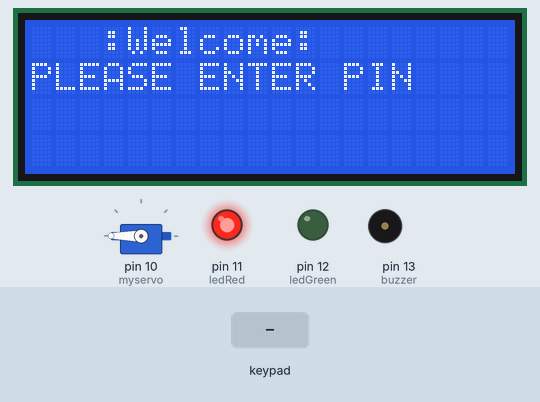
A sketch run on a simulated Arduino Uno, built with avr-gcc and run on an emulated ATmega328P. Parts: servo, 20×4 character LCD, output pins drawn as LEDs (lit = HIGH), buzzer (waves = sounding, pin HIGH). The test bench sets the inputs (shaded band). What the sketch prints to the serial monitor is not drawn.

Above: at 1.2 s.
1.3 s: keypad keys 1 1 2 2 3 3 4 4 pressed 0.4 s apart
At 5.7 s:
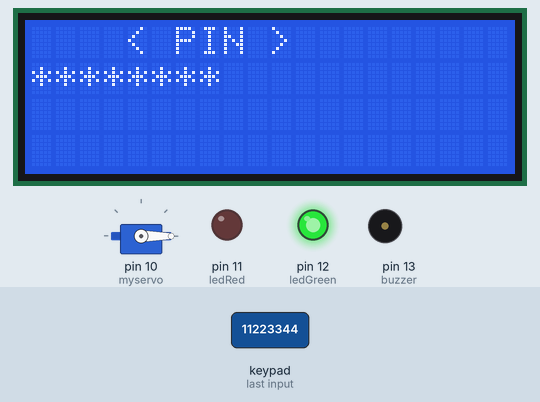
6.0 s: key '#' pressed
At 7.7 s:
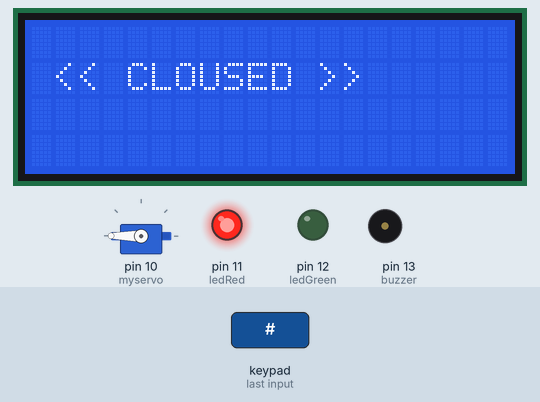
8.4 s: keypad keys 1 1 2 2 3 3 4 4 # pressed 0.4 s apart
At 12.8 s:
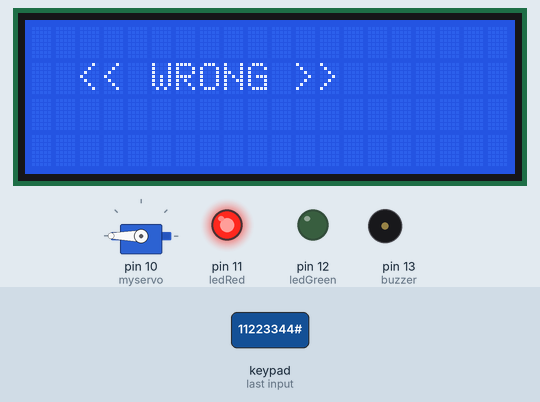
15.0 s: keypad keys 1 1 2 2 3 3 4 4 * pressed 0.4 s apart
At 15.26 s:
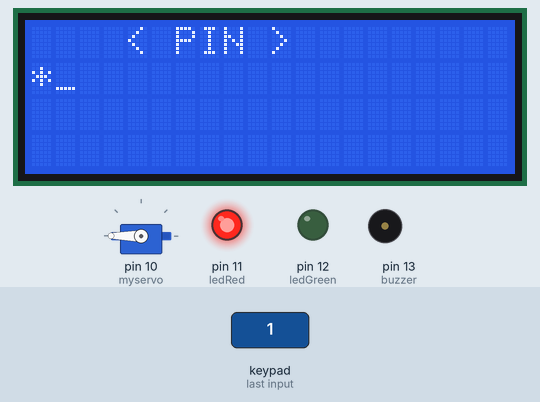
21.6 s: keypad keys 1 3 9 7 2 2 2 2 pressed 0.4 s apart
At 22.26 s:
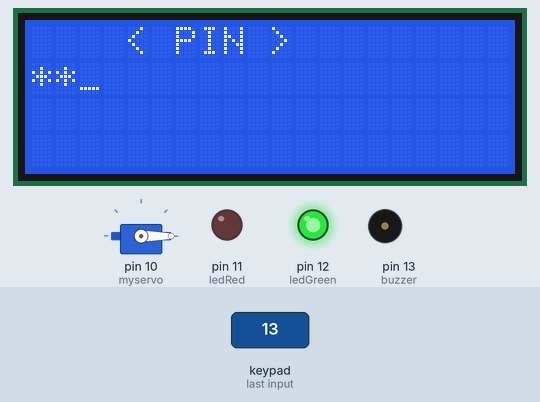
26.3 s: key '5' pressed
At 28.0 s:
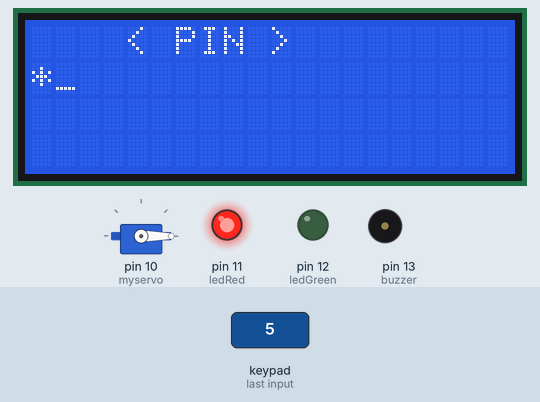
Timing chart, 0 to 29.5 s (numbered marks = the images above; inputs shaded):
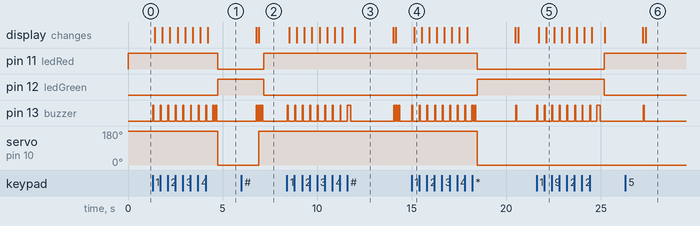

The sketch:

codeShem1.ino
```cpp
#include <Password.h>
#include <Keypad.h>
#include <LiquidCrystal.h>
#include <Servo.h>
#include <Wire.h>
#include <LiquidCrystal_I2C.h>


LiquidCrystal_I2C lcd(0x3F,20,4);  // set LCD

Servo myservo;

Password password = Password("11223344");  // password
int dlugosc = 8;                        // length of the password


int ledRed = 11;
int ledGreen = 12;
int buzzer = 13;
//int relay = 10;

int ilosc; // number of clicks

const byte ROWS = 4; // rows
const byte COLS = 3; // cols

char keys[ROWS][COLS] =
{
  {'1','2','3'},
  {'4','5','6'},
  {'7','8','9'},
  {'*','0','#'}
};

byte rowPins[ROWS] = {8,7,6,5};
byte colPins[COLS] = {4,3,2};

Keypad keypad = Keypad( makeKeymap(keys), rowPins, colPins, ROWS, COLS );

void setup()
{
  myservo.write(360);
  myservo.attach(10);
  Serial.begin(9600);
  keypad.addEventListener(keypadEvent);
  pinMode(ledRed, OUTPUT);
  pinMode(ledGreen, OUTPUT);
  pinMode(buzzer, OUTPUT);
//  pinMode(relay, OUTPUT);

  digitalWrite(ledRed, HIGH);
  digitalWrite(ledGreen, LOW);
  //digitalWrite(relay,LOW);

  lcd.init();
  lcd.backlight();

  lcd.setCursor(1,0);
  lcd.print("  :Welcome:");
  lcd.setCursor(0,1);
  lcd.print("PLEASE ENTER PIN");
}

void loop()
{
  keypad.getKey();
}
void keypadEvent(KeypadEvent eKey)
{
  switch (keypad.getState())
  {
    case PRESSED:

  int i;
  for( i = 1; i <= 1; i++ )
  {
    digitalWrite(buzzer, HIGH);
    delay(50);
    digitalWrite(buzzer, LOW);
    delay(50);
  }

  Serial.print("Pressed: ");
  Serial.println(eKey);

  switch (eKey)
  {

  case '#':{
    lcd.clear();
    lcd.setCursor(0,1);
    lcd.print(" << CLOUSED >>");
    myservo.write(360);
    int i;

    for( i = 1; i <= 2; i++ )
    {
    digitalWrite(buzzer, HIGH);
    delay(70);
    digitalWrite(buzzer, LOW);
    delay(70);
    }

    digitalWrite(ledRed, HIGH);
    digitalWrite(ledGreen, LOW);
    break;
  }
  case '*':{
    password.reset();
    ilosc = 0;
    lcd.clear();
    lcd.setCursor(1,0);
    lcd.print("  :Welcome:");
    lcd.setCursor(0,1);
    lcd.print("PLEASE ENTER PIN");
  break;
  }
  //break;


  default:
  ilosc=ilosc+1;
  password.append(eKey);
  }
  //Serial.println(ilosc);

  if(ilosc == 1)
  {
    lcd.clear();
    lcd.setCursor(1,0);
    lcd.print("   < PIN >");
    lcd.setCursor(0,1);
    lcd.print("*_");
  }
  if(ilosc == 2)
  {
    lcd.clear();
    lcd.setCursor(1,0);
    lcd.print("   < PIN >");
    lcd.setCursor(0,1);
    lcd.print("**_");
  }
  if(ilosc == 3)
  {
    lcd.clear();
    lcd.setCursor(1,0);
    lcd.print("   < PIN >");
    lcd.setCursor(0,1);
    lcd.print("***_");
  }
  if(ilosc == 4)
  {
    lcd.clear();
    lcd.setCursor(1,0);
    lcd.print("   < PIN >");
    lcd.setCursor(0,1);
    lcd.print("****_");
  }
  if(ilosc == 5)
  {
    lcd.clear();
    lcd.setCursor(1,0);
    lcd.print("   < PIN >");
    lcd.setCursor(0,1);
    lcd.print("*****_");
  }
  if(ilosc == 6)
  {
    lcd.clear();
    lcd.setCursor(1,0);
    lcd.print("   < PIN >");
    lcd.setCursor(0,1);
    lcd.print("******_");
  }
  if(ilosc == 7)
  {
    lcd.clear();
    lcd.setCursor(1,0);
    lcd.print("   < PIN >");
    lcd.setCursor(0,1);
    lcd.print("*******_");
  }
  if(ilosc == 8)
  {
    lcd.clear();
    lcd.setCursor(1,0);
    lcd.print("   < PIN >");
    lcd.setCursor(0,1);
    lcd.print("********");
  }

  if(ilosc == dlugosc)
  {
    delay(250);
    checkPassword();
    ilosc = 0;
  }
//*******************************************
}
}

void checkPassword()
{
  if (password.evaluate())
  {
int i;
for( i = 1; i <= 2; i++ )
{
  digitalWrite(buzzer, HIGH);
  delay(70);
  digitalWrite(buzzer, LOW);
  delay(70);
}
    ilosc = 0;

    Serial.println("Success");

    digitalWrite(ledRed, LOW);
    digitalWrite(ledGreen, HIGH);

    //digitalWrite(relay,HIGH);
    myservo.write(0);
    delay(2000);
     //digitalWrite(relay,LOW);


    lcd.clear();
    lcd.setCursor(0,1);
    lcd.print(" << SUCCESS >>");
 }
  else
  {
int i;
for( i = 1; i <= 1; i++ )
{
  digitalWrite(buzzer, HIGH);
  delay(200);
  digitalWrite(buzzer, LOW);
  delay(200);
}
    ilosc = 0;
    password.reset();

    Serial.println("Wrong");

    digitalWrite(ledGreen, LOW);
    digitalWrite(ledRed, HIGH);

    lcd.clear();
    lcd.setCursor(0,1);
    lcd.print("  << WRONG >>");
    delay(2000);

    lcd.clear();
    lcd.setCursor(1,0);
    lcd.print("  :Welcome:");
    lcd.setCursor(0,1);
    lcd.print("PLEASE ENTER PIN");
  }
}
```

Measured:
- after the input at 1.3 s, pin 11 (ledRed): HIGH → LOW after 3.5 s; pin 12 (ledGreen): LOW → HIGH after 3.5 s; pin 13 (buzzer): goes 8 × (HIGH 0.05 s, LOW 0.35 s), HIGH 0.07 s, LOW 0.07 s, HIGH 0.07 s, then LOW, starting at once; servo on pin 10 (myservo): 180° → 0° after 3.5 s; the display: first changes after 0.12 s (image 1 shows a later state)
- after the input at 6.0 s, pin 11 (ledRed): LOW → HIGH after 1.2 s; pin 12 (ledGreen): HIGH → LOW after 1.2 s
- after the input at 8.4 s, the display: first changes after 0.12 s (image 3 shows a later state)
- after the input at 15.0 s, pin 11 (ledRed): HIGH → LOW after 3.5 s; pin 12 (ledGreen): LOW → HIGH after 3.5 s; pin 13 (buzzer): goes 8 × (HIGH 0.05 s, LOW 0.35 s), HIGH 0.07 s, LOW 0.07 s, HIGH 0.07 s, LOW 2.1 s, HIGH 0.05 s, then LOW, starting at once; servo on pin 10 (myservo): 180° → 0° after 3.5 s; the display: changes after 0.12 s (image 4)
- after the input at 21.6 s, pin 11 (ledRed): LOW → HIGH after 3.6 s; pin 12 (ledGreen): HIGH → LOW after 3.6 s; pin 13 (buzzer): goes 8 × (HIGH 0.05 s, LOW 0.35 s), HIGH 0.20 s, then LOW, starting at once; the display: first changes after 0.12 s (image 5 shows a later state)
- after the input at 26.3 s, pin 13 (buzzer): LOW → HIGH after 0.94 s, → LOW 0.05 s later; the display: first differs from a run without the input after 1.1 s (image 6)
- what the display in image 3 shows lasts 2.0 s, from 12.0 s to 14.0 s
